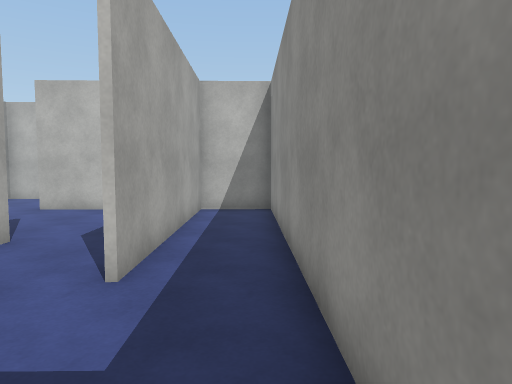
view 1 (above)

24 first-person views from a walk through a scene from a Unity 3-D project. The camera is 1.4 m above the floor, tilts 4° down and sees 70° across. The floor is counted in squares, 1 m on a side. Each view is taken from the middle of a square. On the plan, view 1 faces up. The plan holds only what a view shows up to about 16 squares ahead; the rest is blank. The place goes on beyond the plan. The player character is not drawn. Surface patterns are stand-ins for the level's own textures.

view 2
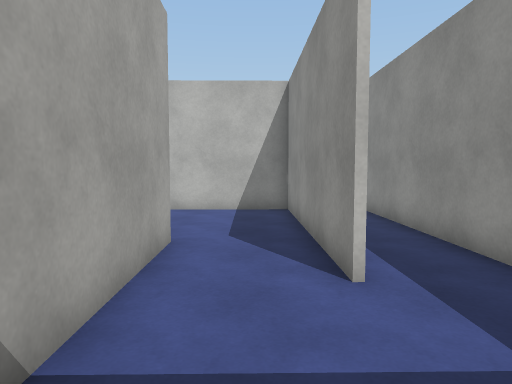

view 3
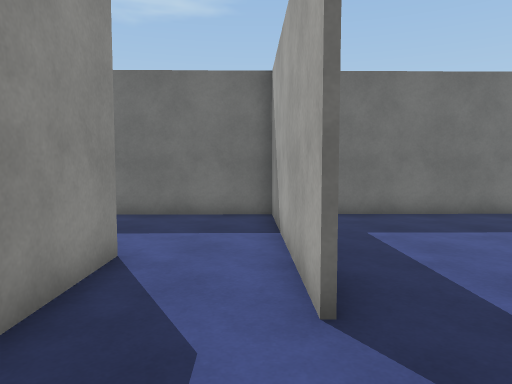

view 4
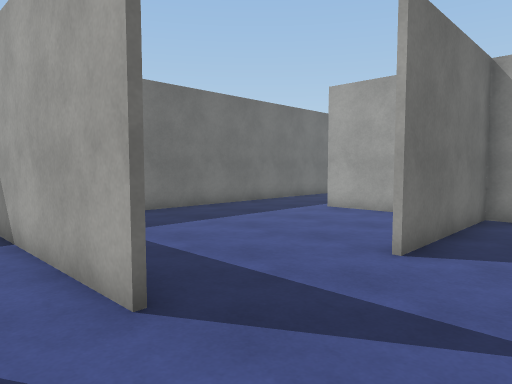

view 5
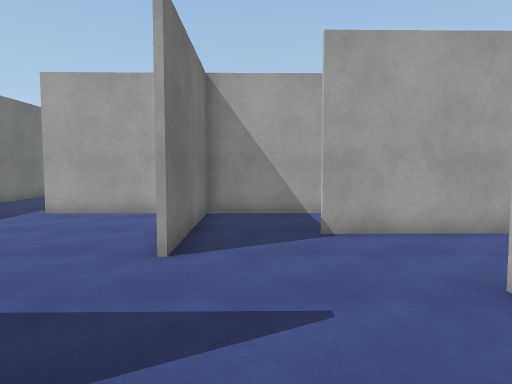

view 6
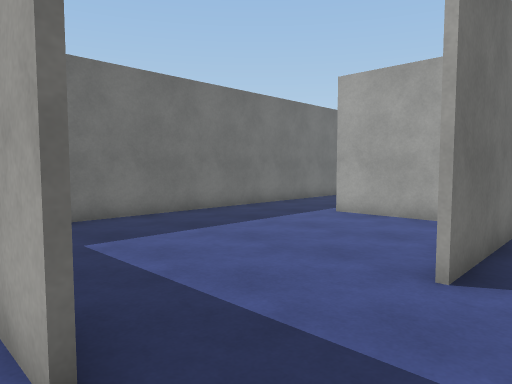

view 7
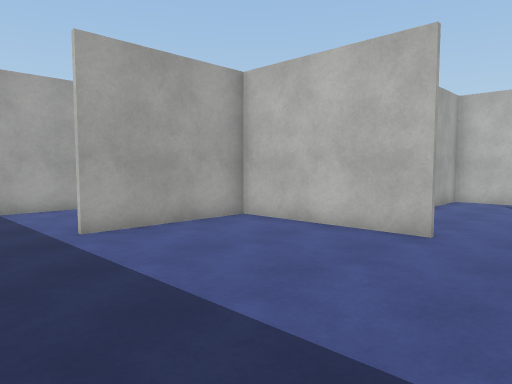

view 8
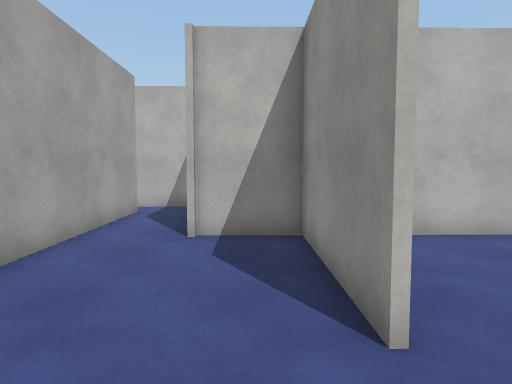

view 9
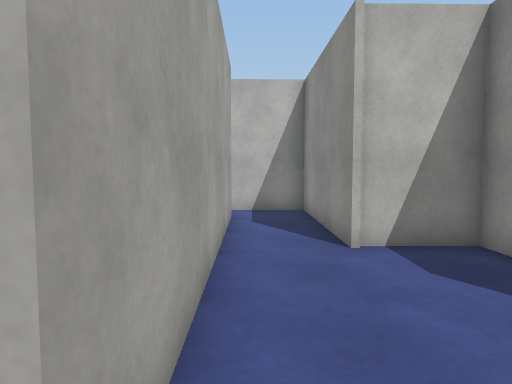

view 10
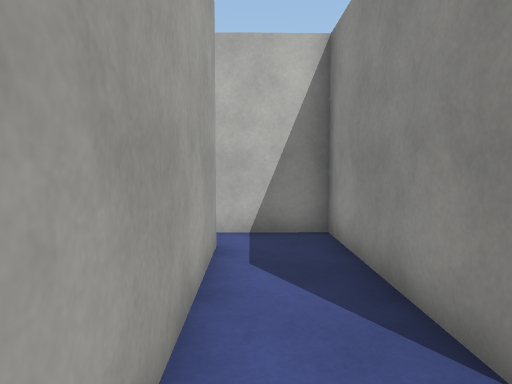

view 11
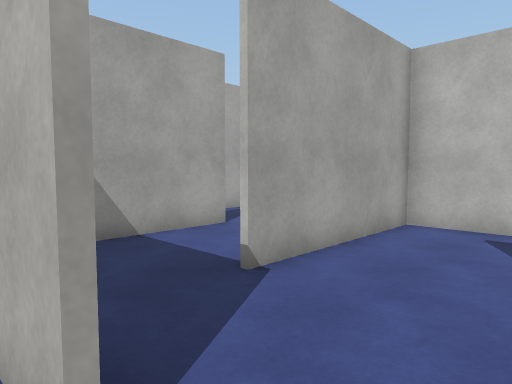

view 12
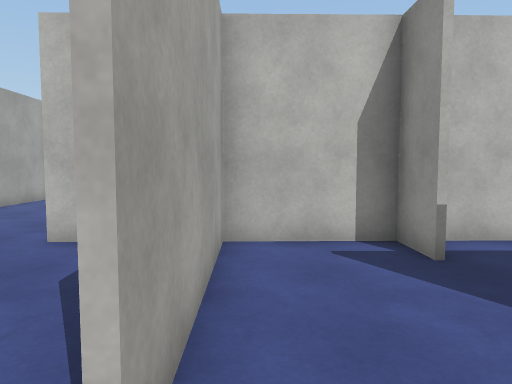

view 13
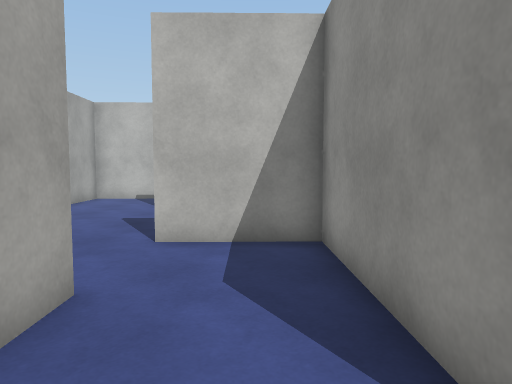

view 14
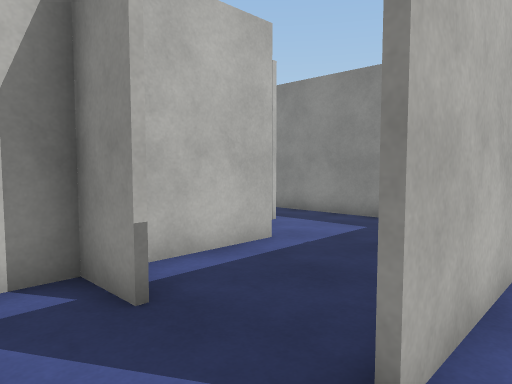

view 15
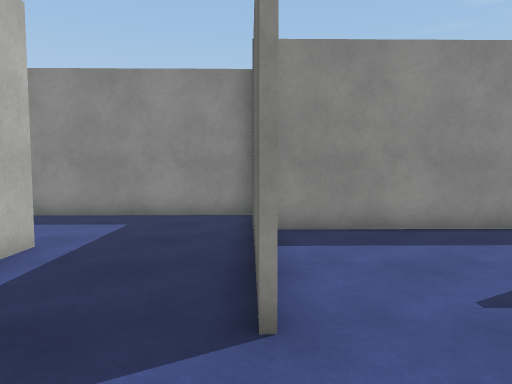

view 16
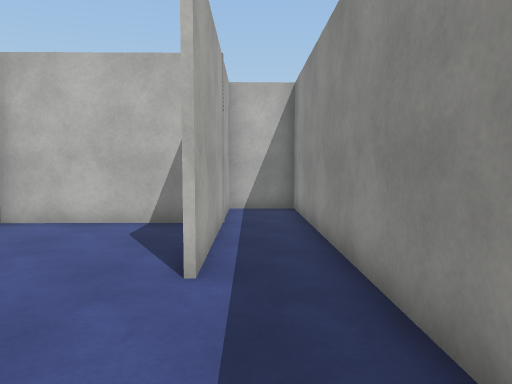

view 17
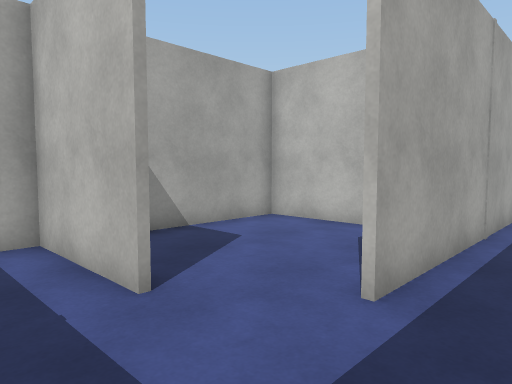

view 18
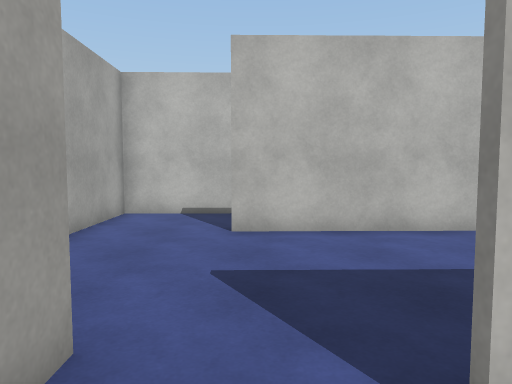

view 19
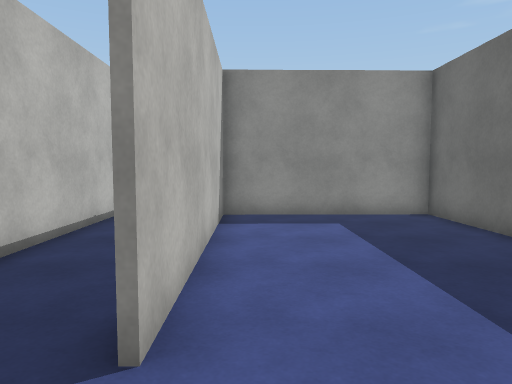

view 20
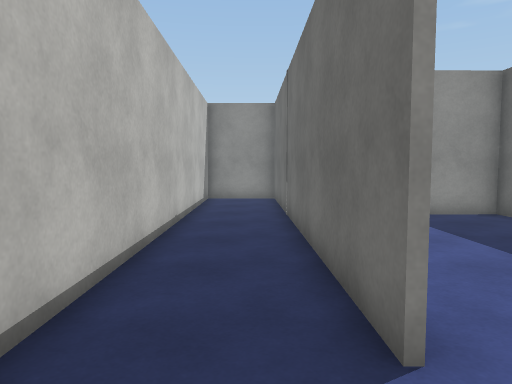

view 21
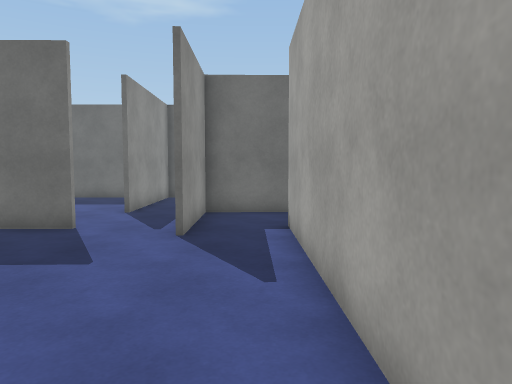

view 22
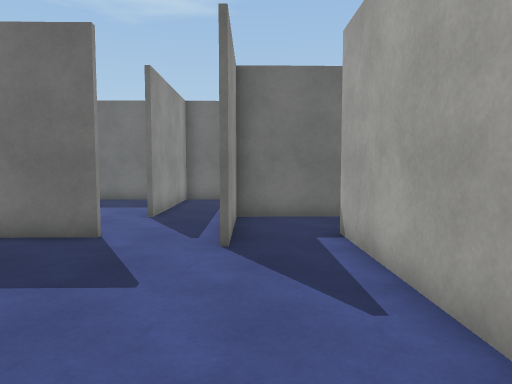

view 23
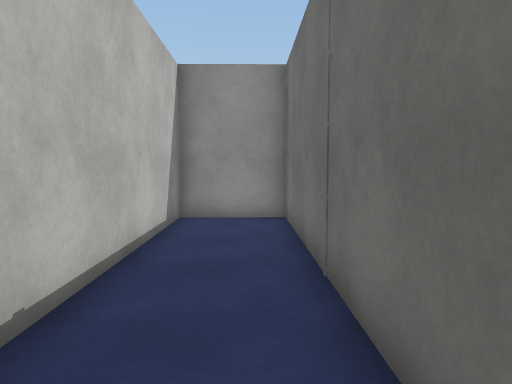

view 24
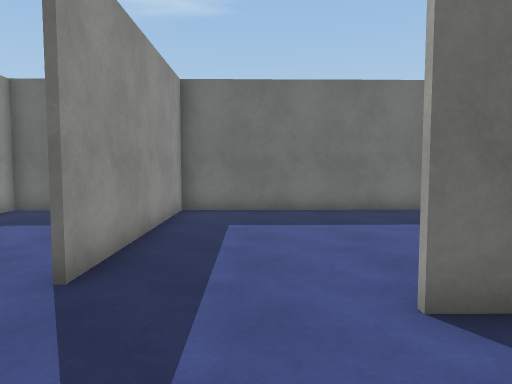

### Floor plan
Points are (right, up) in squares from view 1. A wall is a line through its corners. A room is listed if a view was taken in it or the views show most of it. See-through windows are left out.
Room 1 (views 1, 2)
walls: (-1.8, 4.3) (-1.9, 6.5); (-4.6, 6.8) (-4.5, -0.7); (-5, -0.7) (0.7, -0.6) (0.5, 11.9) (-2, 11.9); (-1.7, 11.9) (-1.5, 4.3)
ways out: opening at (-3.5, 5.5) to room 2
Room 2 (views 3, 4, 5, 6, 7, 8, 9, 10, 11, 12, 14, 15, 24)
walls: (-11.4, 7.6) (-8.5, 7.6); (-8.5, 7.5) (-13.9, 7.4); (-14, 7.4) (-16.4, 7.3) (-16.5, 12.9); (-13.9, 7.9) (-13.8, 2.7); (-14, 2.7) (-14, 6.9); (-16.3, 12.7) (-19.2, 12.7); (-7.3, 14.3) (-7.3, 16); (-1.9, 6.5) (-2, 12.1); (-4.6, -0.7) (-4.7, 6.8); (-18.7, 11.3) (-18.5, 1.8); (-10.6, 15.9) (-10.5, 10.4); (-7.5, 15.8) (-11, 15.8); (-19.1, -0.9) (-5, -0.7); (-2, 11.9) (-7.1, 11.8)
ways out: opening at (-3.5, 5.5) to room 1; opening at (-11, 9.5) to room 3; opening at (-7, 13.5) to room 4; opening at (-19, 12)
Room 3 (view 13)
walls: (-14, 12.9) (-13.9, 7.9); (-10.7, 10.7) (-10.7, 12.4); (-14.1, 7.5) (-11.4, 7.6)
ways out: opening at (-11, 9.5) to room 2; opening at (-12.5, 11.5) to room 5
Room 4 (views 16, 17)
walls: (-3.6, 15.9) (-7.5, 15.8); (0.5, 12) (0.3, 25.1) (-1.9, 25.1); (-7.2, 16) (-7.2, 15.2); (-7.1, 12) (-3.3, 12); (-1.9, 25) (-1.7, 17.4)
ways out: opening at (-7, 13.5) to room 2; opening at (-3, 17) to room 7
Room 5 (view 18)
walls: (-10.7, 12.4) (-10.8, 15.9); (-11, 15.8) (-13.9, 15.7); (-15.5, 7.5) (-14.1, 7.5); (-14, 6.9) (-14.1, 12.9)
ways out: opening at (-12.5, 11.5) to room 3; opening at (-14.5, 16) to room 6
Room 6 (views 19, 20, 21, 22, 23)
walls: (-15.6, 22) (-2.1, 22.2) (-2.2, 25.1); (-6.9, 21.9) (-15.6, 21.8); (-13.9, 15.8) (-7.2, 16); (-16.4, 16.8) (-16.3, 14.9); (-7.3, 16) (-7.4, 22.2); (-16.5, 15.6) (-16.5, 16.8); (-1.9, 25.1) (-18.9, 24.8) (-18.8, 15.3)
ways out: opening at (-14.5, 16) to room 5; opening at (-17.5, 16) to room 8
Room 7 (no view inside)
walls: (-7.3, 22) (-7.2, 17.9); (-2.7, 22) (-6.9, 21.9)
ways out: opening at (-3, 17) to room 4
Room 8 (no view inside)
walls: (-19.5, 12.8) (-16.5, 12.9) (-16.5, 15.6)
ways out: opening at (-17.5, 16) to room 6; opening at (-19, 14.5)

Positions as (right, up) in squares from view 1, and headings:
1: (0, 0), facing up
2: (-3, 0), facing up
3: (-4, 10), facing down
4: (-3, 10), facing down-left
5: (-3, 9), facing left
6: (-4, 9), facing down-left
7: (-6, 0), facing up-left
8: (-15, 0), facing up
9: (-18, 1), facing up
10: (-18, 5), facing up
11: (-7, 7), facing up-left
12: (-10, 9), facing up
13: (-12, 9), facing up
14: (-9, 11), facing up-right
15: (-10, 12), facing right
16: (-1, 13), facing up
17: (0, 14), facing up-left
18: (-15, 14), facing up
19: (-18, 21), facing right
20: (-18, 23), facing right
21: (-18, 24), facing down
22: (-17, 23), facing down
23: (-12, 23), facing right
24: (-7, 11), facing down
